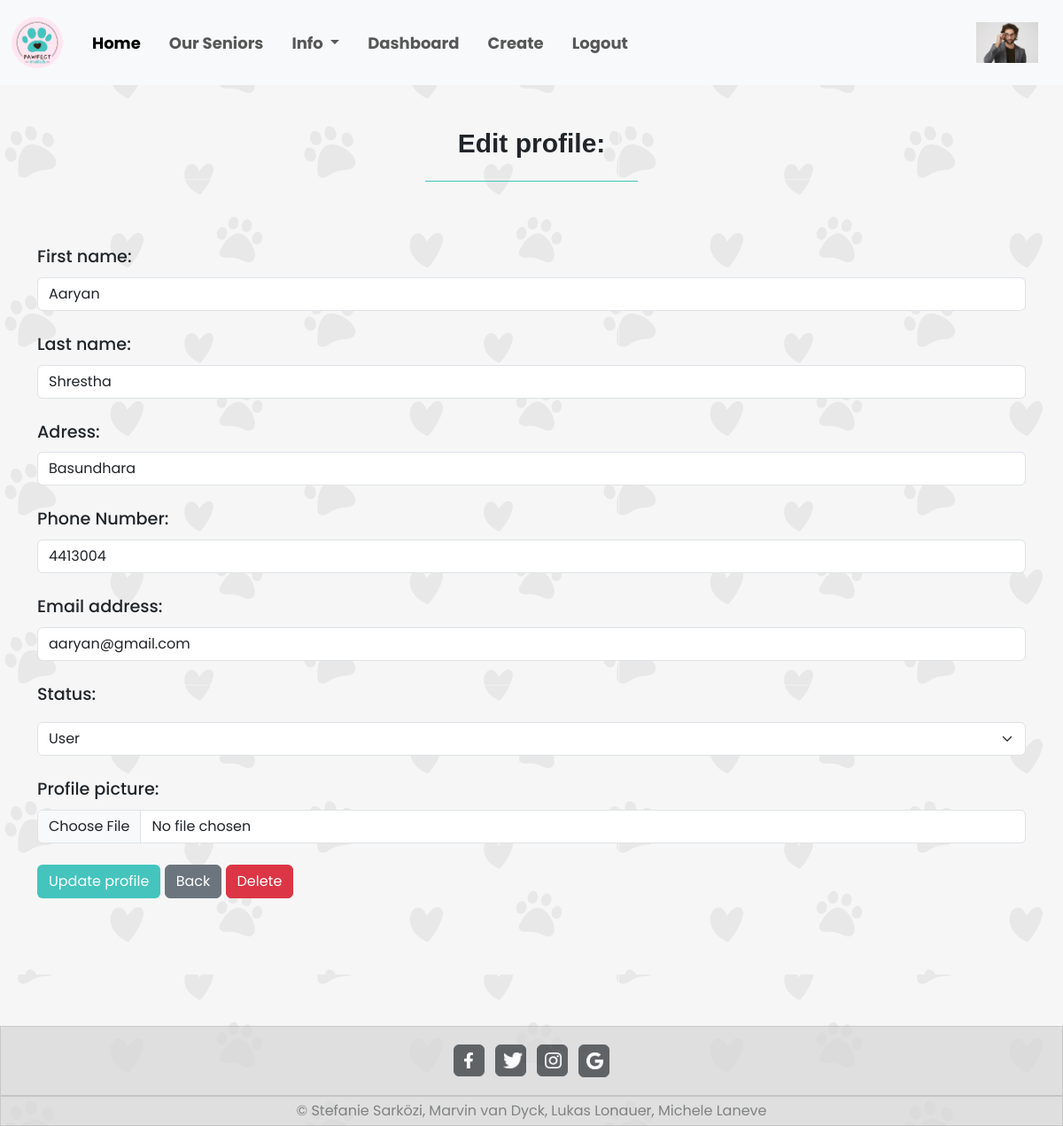
/Project_Week_BE/php/update.php?id=3 (signed in), run on the app's committed database.
### tables this page shows
CREATE TABLE `users` (
  `id` int(11) NOT NULL,
  `first_name` varchar(40) NOT NULL,
  `last_name` varchar(40) NOT NULL,
  `password` varchar(255) NOT NULL,
  `address` varchar(80) NOT NULL,
  `phone` int(15) NOT NULL,
  `email` varchar(50) NOT NULL,
  `picture` varchar(100) DEFAULT NULL,
  `status` varchar(10) NOT NULL DEFAULT 'user'
);

### Project_Week_BE/php/update.php (the view, shortened to what this page needs)
<?php
   require_once "footer.php";
   require_once "navbar.php";
   require_once "db_connect.php";
   $id = $_GET["id"];
   $sql = "SELECT * FROM users WHERE id = $id";
   $result = mysqli_query($connect, $sql);
   $row = mysqli_fetch_assoc($result);
   $backBtn = "home.php";
   $status="";
   if(isset($_SESSION["adm"])){
        $status="
        <div class='mb-4'>
            <label for='status' class='form-label'>Status:</label>
                <select id='status' class='form-select mt-2' name='status'>
                    <option value='user'>User</option>
                    <option value='shelter'>Shelter</option>
                    <option value='adm'>Admin</option>
                </select>
        </div>";
   }
?>
<!doctype html>
<html lang="en">
    <head>
        <link href="https://cdn.jsdelivr.net/npm/bootstrap@5.3.0/dist/css/bootstrap.min.css" rel="stylesheet">
    </head>
    <body>
        <?= $nav ?>
        <div class="container mt-5 mb-5">
            <div class="text-center mb-5">
                <h1  id="welcome">Edit profile: </h1>
                <hr class="MLLine" style="width:20vw;">
            </div>
            <form method="post" autocomplete="off" enctype="multipart/form-data">
                <div class="mb-4 mt-5" >
                    <label for="first_name" class="form-label"> First name:</label>
                    <input type="text" class="form-control" id="first_name" name="first_name" placeholder="First name" value="<?= $row["first_name"] ?>">
                </div>
                <div class="mb-4">
                    <label for="last_name" class="form-label">Last name:</label>
                    <input type="text" class="form-control"   id="last_name" name="last_name" placeholder="Last name" value="<?= $row["last_name"] ?> ">
                </div>
                <div class="mb-4">
                    <label for="address" class="form-label">Adress:</label>
                    <input type="text" class="form-control" id="address" name="address" value="<?= $row["address"] ?>">
                </div>
                <div class="mb-4">
                    <label for="phone" class="form-label">Phone Number:</label>
                    <input type="text" class="form-control" id="phone" name="phone" value="<?= $row["phone"] ?>">
                </div>
                <div class="mb-4">
                    <label for="email" class="form-label">Email address:</label>
                    <input type="email" class="form-control" id="email" name="email" placeholder="Email address" value="<?= $row["email"] ?> ">
                </div>
                <?= $status ?>
                <div class="mb-4">
                    <label for="picture" class="form-label">Profile picture:</label>
                    <input type="file" class="form-control" id="picture" name="picture">
                </div>
                <button name="update" type="submit" class="btn text-white mb-5" id="upBtn" >Update profile</button>
                <a href="<?= $backBtn ?>" class="btn btn-secondary mb-5">Back</a>
                <a href='user_delete.php?x=<?= $id ?>' class='btn btn-danger mb-5'>Delete</a>
            </form>
        </div>
        <?= $footer ?>
    </body>
</html>

### Project_Week_BE/php/navbar.php (shortened to what this page needs)
<?php
    require_once "db_connect.php";
    $dashboard = "";
    $log = "
        <li class='nav-item'>
            <a class='nav-link' href='logout.php?logout'>Logout</a>
        </li>";
    if (!isset($_SESSION["user"]) && !isset($_SESSION["adm"]) && !isset($_SESSION["shelter"])) {
        $userAcc = "
        <a class='navbar-brand' href='login.php'>
        <span class='text-black-50 fs-6'>Login</span>
        </a>";
        $log = "";
    } else {
        if (isset($_SESSION["shelter"])) {
            $sqlNav = "SELECT * FROM users WHERE id = {$_SESSION["shelter"]}";
            $dashboard = "
                <li class='nav-item me-3'>
                    <a class='nav-link' aria-current='page' href='agency.php'>Dashboard</a>
                </li>
                <li class='nav-item me-3'>
                    <a class='nav-link' aria-current='page' href='agencyNotifications.php'>Requests</a>
                </li>
                <li class='nav-item me-3'>
                    <a class='nav-link' aria-current='page' href='create.php'>Create</a>
                </li>";
        }
        if (isset($_SESSION["user"])) {
            $sqlNav = "SELECT * FROM users WHERE id = {$_SESSION["user"]}";
        }
        if (isset($_SESSION["adm"])) {
            $sqlNav = "SELECT * FROM users WHERE id = {$_SESSION["adm"]}";
            $dashboard = "
                <li class='nav-item me-3'>
                    <a class='nav-link' aria-current='page' href='dashboard.php'>Dashboard</a>
                </li>
                <li class='nav-item me-3'>
                    <a class='nav-link' aria-current='page' href='create.php'>Create</a>
                </li>";
        }
        $resultNav = mysqli_query($connect, $sqlNav);
        $rowNav = mysqli_fetch_assoc($resultNav);
        $userAcc = "
        <a class='navbar-brand' href='update.php?id={$rowNav["id"]}'>
            <img src='../images/{$rowNav["picture"]}' class='object-fit-contain' alt='user pic' width='70' height='70'>
        </a>";
    }
    $nav = "
    <nav class='navbar navbar-expand-lg bg-body-tertiary'>
    <div class='container-fluid'>
        <a class='navbar-brand' href='home.php'>
            <img src='../images/logo.png' alt='logo' style='width: 5vw;'>
        </a>
        <ul class='navbar-nav me-auto mb-2 mb-lg-0 navText'>
            <li class='nav-item ms-2 me-3'>
                <a class='nav-link active' aria-current='page' href='home.php'>Home</a>
            </li>
            <li class='nav-item  me-3'>
                <a class='nav-link' href='senior.php'>Our Seniors</a>
            </li>
            <li class='nav-item dropdown me-3'>
                <a class='nav-link dropdown-toggle' href='#' role='button' data-bs-toggle='dropdown' aria-expanded='false'>
                    Info
                </a>
                <ul class='dropdown-menu'>
                    <li><a class='dropdown-item' href='resourceLibrary.php'>Resource Library</a></li>
                    <li><a class='dropdown-item' href='faq.php'>FAQ</a></li>
                    <li><a class='dropdown-item' href='about.php'>About us</a></li>
                </ul>
            </li>
            {$dashboard}
            {$log}
        </ul>
        {$userAcc}
    </div>
    </nav>";
?>

### Project_Week_BE/css/update.css (style rules this page uses)
#upBtn { background-color: #44c4bd; }
label { font-weight:500; font-size: larger; }

### Project_Week_BE/css/home.css (style rules this page uses)
* { font-family: 'Poppins', sans-serif; }
body { min-height: 100vh; background-image:url(../images/bg.png); background-size:auto; }
.navbar { font-size: 1.5vw; }
.navText { font-weight: 700; font-style: normal; }
#welcome { font-family: "marvin-round", sans-serif; font-weight: 600; font-style: normal; font-size: 2.5vw; }
.MLLine { display: inline-flex; justify-self: center; align-self: center; color: #44c4bd; opacity: 100%; }
#upBtn { background-color: #44c4bd; }
body { display: flex; flex-direction: column; min-height: 100vh; margin: 0; }

### data on the page
users: picture (picture), first_name "Aaryan", last_name "Shrestha", address "Basundhara", phone "4413004", email "aaryan@gmail.com"
